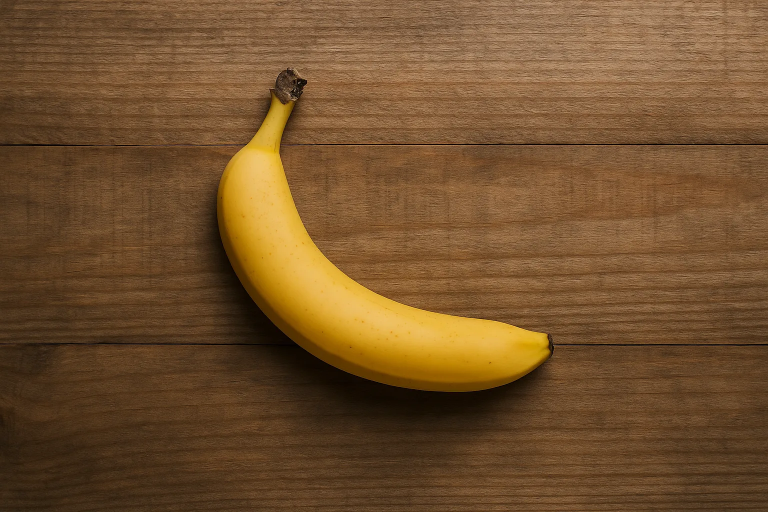
#> input picture image_processing/banana/template_banana.png, 1536 x 1024 px, found by its file name (shown at 1/2 size)
$ python image_processing.py
#> lines starting #> are read from the running program, lines starting #| are printed output that depends on the picture
import cv2
import numpy as np

# --- CONFIGURATION ---
INPUT_FILE = 'template_banana.png'
KERNEL_SIZE = 28  # Match your FPGA sliding window size
BIT_WIDTH = 4      # 4-bit signed: range is -8 to +7 (we'll use -7 to +7 for symmetry)
OUTPUT_VERILOG = "kernel_weights_4bit.txt"

def generate_4bit_weights():
    # 1. Load the image in Grayscale
    img = cv2.imread(INPUT_FILE, cv2.IMREAD_GRAYSCALE)
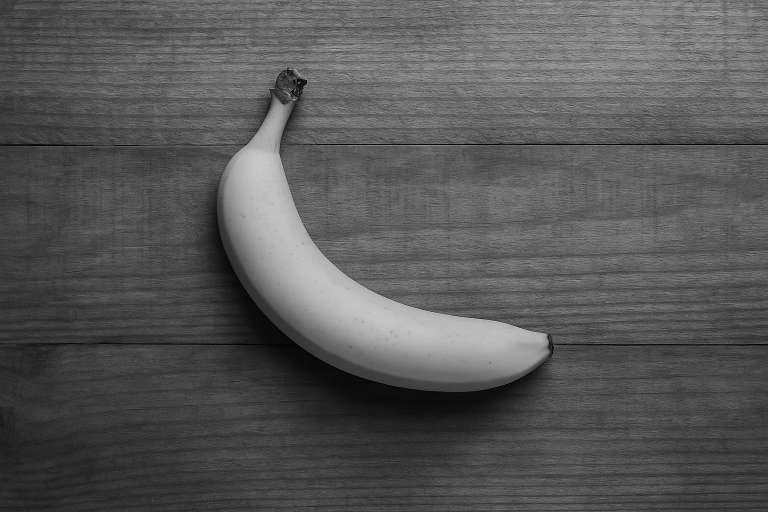
#> img: shape (1024, 1536) (shown at 1/2 size); min 0, max 214, mean 87
    if img is None:
        print(f"Error: Could not find {INPUT_FILE}")
        return

    # 2. Resize to Kernel Size
    resized = cv2.resize(img, (KERNEL_SIZE, KERNEL_SIZE), interpolation=cv2.INTER_AREA)
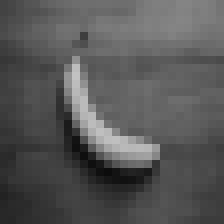
#> resized: shape (28, 28) (shown 8 times larger); min 12, max 194, mean 87

    # 3. Mean Subtraction (Crucial for Matched Filtering)
    weights_float = resized.astype(np.float32)
    weights_float -= np.mean(weights_float)
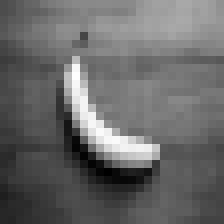
#> weights_float: shape (28, 28) float32 (shown 8 times larger); min -74.97, max 107, mean 0; drawn with min black and max white

    # 4. Flip for Convolution (Horizontal + Vertical)
    # This allows a Convolution Engine to behave like a Correlation Matcher
    weights_float = cv2.flip(weights_float, -1)
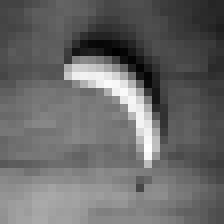
#> weights_float: shape (28, 28) float32 (shown 8 times larger); min -74.97, max 107, mean 0; drawn with min black and max white

    # 5. 4-Bit Quantization Logic
    max_val = np.max(np.abs(weights_float))
#> max_val = 107
    if max_val > 0:
        # Scale to fit -7 to +7
        scale_factor = (2**(BIT_WIDTH-1) - 1) / max_val
#> scale_factor = 0.0654
        quantized_weights = np.round(weights_float * scale_factor).astype(np.int8)
    else:
        quantized_weights = np.zeros((KERNEL_SIZE, KERNEL_SIZE), dtype=np.int8)

    # 6. Generate SystemVerilog Output
    flat_weights = quantized_weights.flatten()
#> flat_weights = 784 values, max 7 at index 293, min -5 at index 152, mean 0.00255

    with open(OUTPUT_VERILOG, "w") as f:
        f.write(f"// FPGA 4-bit Matched Filter Weights for {INPUT_FILE}\n")
        f.write(f"// Weights range: -7 to +7\n")
        f.write("localparam signed [3:0] BANANA_KERNEL [0:{}] = '{{\n".format(len(flat_weights)-1))

        for i in range(len(flat_weights)):
            # Format with 3 spaces for readability
            f.write(f"{flat_weights[i]:2d}")
            if i < len(flat_weights) - 1:
                f.write(", ")
            if (i + 1) % KERNEL_SIZE == 0:
                f.write("\n")

        f.write("};")

    print(f"Success! 4-bit weights written to {OUTPUT_VERILOG}")
    print(f"Max weight: {np.max(quantized_weights)}, Min weight: {np.min(quantized_weights)}")
#| Max weight: 7, Min weight: -5

if __name__ == "__main__":
    generate_4bit_weights()
